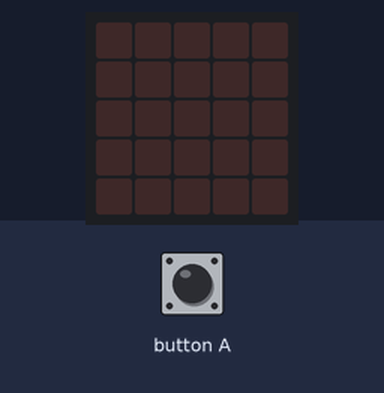
Bench run of a program on a simulated BBC micro:bit (MakeCode). On the bench: the board's 5×5 LED display. Inputs (shaded band) come from the test bench. Random numbers come from a fixed seed.

Above: at 1.2 s.
1.3 s: button A pressed for 0.15 s
At 2.1 s:
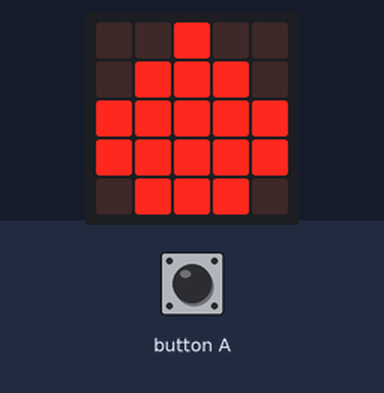
2.9 s: button A pressed for 0.15 s
At 4.2 s:
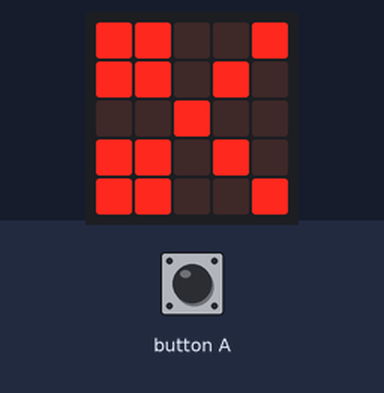
4.5 s: button A pressed 5 times (0.12 s each, 0.3 s apart)
At 6.6 s:
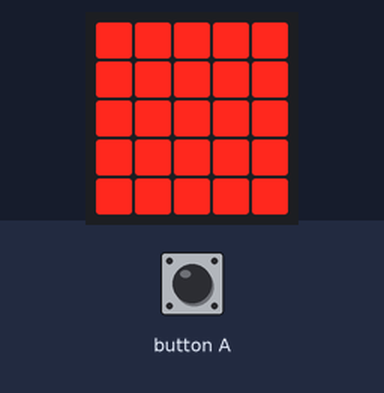
Timing chart, 0 to 8.1 s (numbered marks = the images above; inputs shaded):
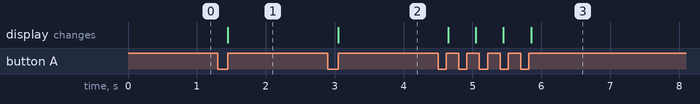

The program:

main.ts
```typescript
let tool = 0
input.onButtonPressed(Button.A, function () {
    tool = randint(0, 2)
    if (tool == 0) {
        basic.showLeds(`
            . . # . .
            . # # # .
            # # # # #
            # # # # #
            . # # # .
            `)
    } else if (tool == 1) {
        basic.showLeds(`
            # # # # #
            # # # # #
            # # # # #
            # # # # #
            # # # # #
            `)
    } else {
        basic.showIcon(IconNames.Scissors)
        basic.pause(1000)
    }
})
```

test.ts
```typescript
// aquí va el archivo "tests"; esto no se compilará cuando este paquete se utilice como una extensión.
```

Measured:
- after the input at 1.3 s, the display: changes after 0.15 s (image 1)
- after the input at 2.9 s, the display: changes after 0.15 s (image 2)
- after the input at 4.5 s, the display: first changes after 0.15 s (image 3 shows a later state)
